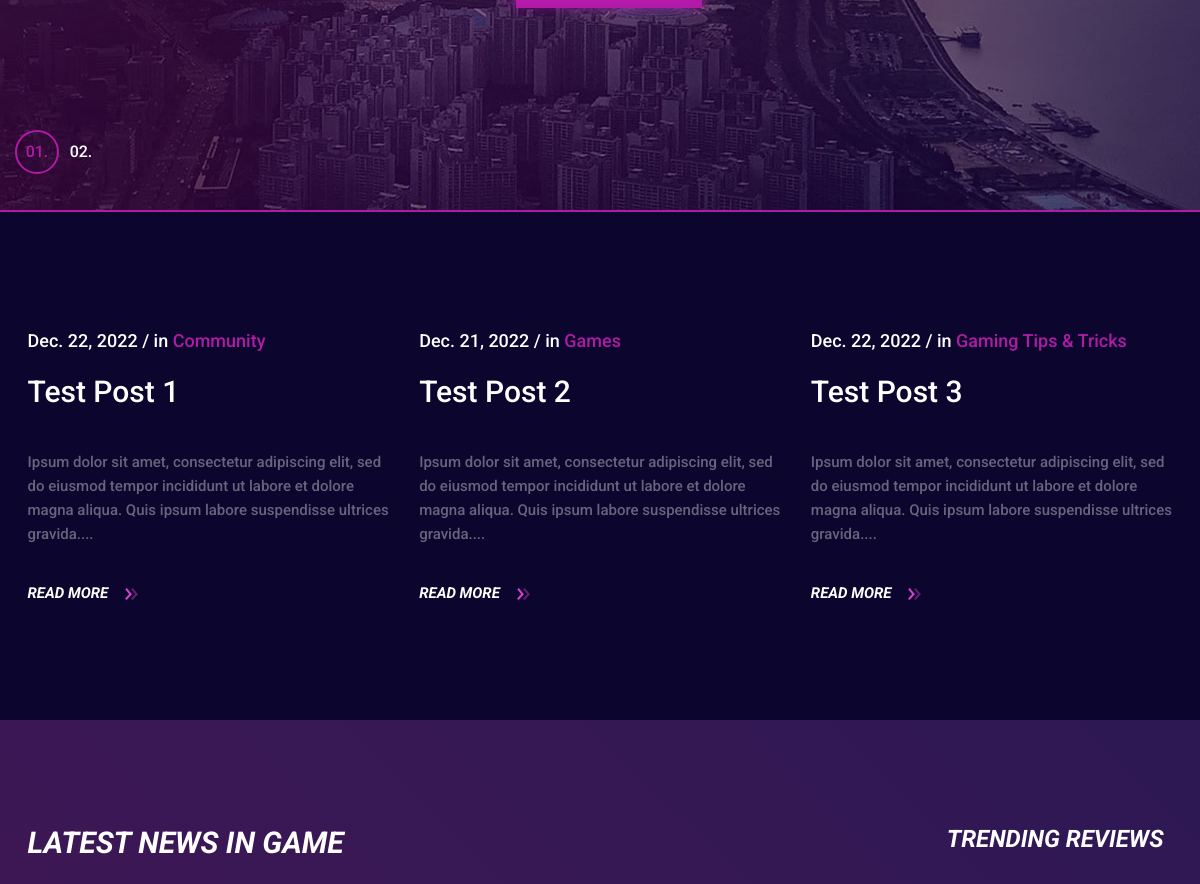
Before: / (middle part) with the older database file.
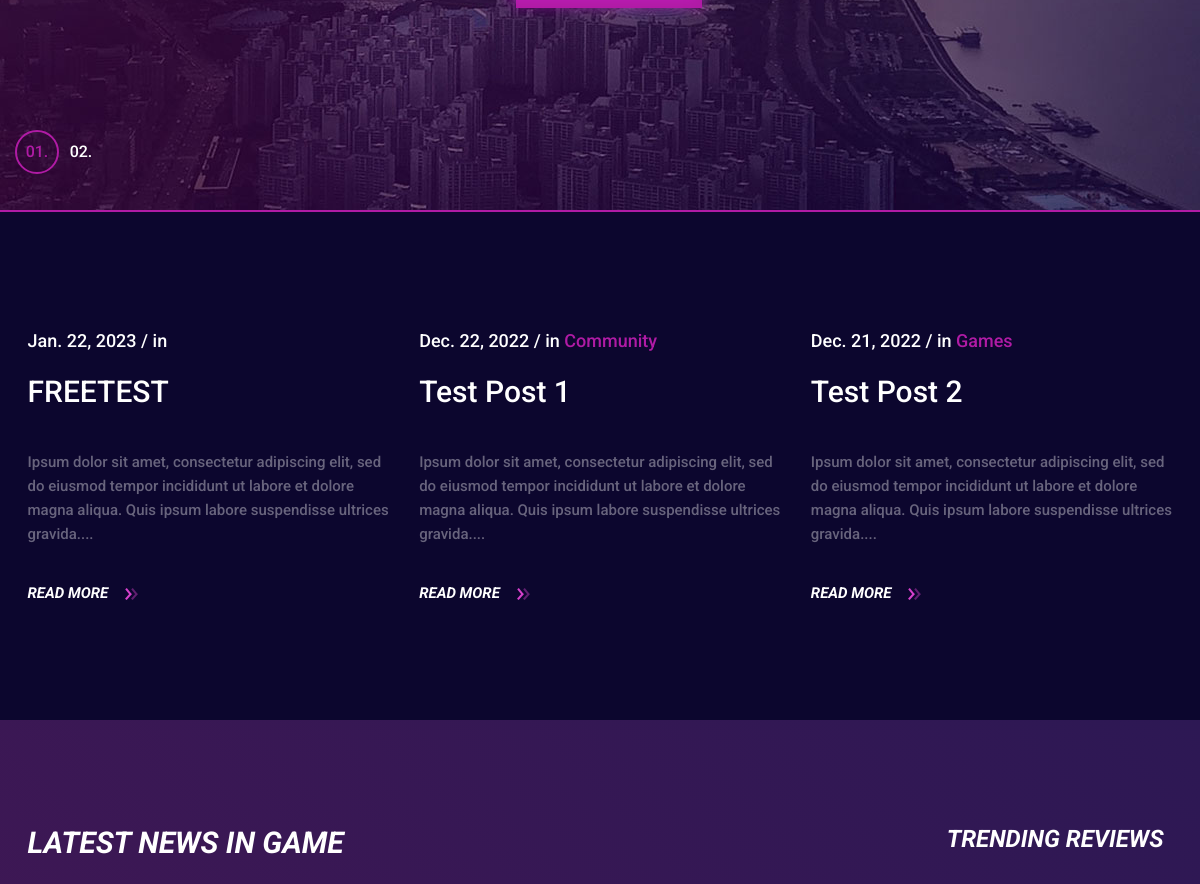
After: the same page with the newer database file.
### blog/models/posts.py (models this page shows, shortened)
class Post_written(models.Model):
    title = models.CharField(max_length=40, blank=False, verbose_name="Name of post")
    content = models.TextField(blank=False, verbose_name="Content of post", default="Ipsum dolor sit amet, consectetur adipiscing elit, sed do eiusmod tempor incididunt ut labore et dolore magna aliqua. Quis ipsum labore suspendisse ultrices gravida....")
    category = models.ManyToManyField(Category, blank=False)
    image = models.ImageField(blank=True)
    date = models.DateField(default=datetime.date.today)
    slug = models.SlugField(blank=True)
    all_posts = models.Manager()
    views = models.IntegerField(default=0, blank=False)
    author = models.ForeignKey(Profile,on_delete=models.CASCADE, verbose_name="Author", null=True)
    class Meta:
        verbose_name = "Post"
        verbose_name_plural = "Posts"
        ordering = ['title']

### blog/models/categories.py (models this page shows, shortened)
class Category(models.Model):
    name = models.CharField(max_length=40, blank=False, verbose_name="Name of category:")
    all_categories =models.Manager()
    class Meta:
        verbose_name = "Category"
        verbose_name_plural = "Categories"
        ordering = ['name']

### blog/views/home_page.py (the view)
# urls.py: path("", Index, name="Index"),
def Index(request):
    context = {
        "subcategory":SubCategory.all_subcategories.all(),
        "category":Category.all_categories.all(),
        "games":Game.all_list.all().order_by("-created")[0:3],
        "posts":Post_written.all_posts.all().order_by("views")[0:4],
        "head_posts":Post_written.all_posts.all().order_by("title")[0:3],
    }
    return render(request, "index/index.html", context)

### templates/index/index.html (shortened to what this page needs)
{% extends "base.html" %}
{% block content %}
    {% load static %}
<body>
	<section class="hero-section overflow-hidden">
		<div class="hero-slider owl-carousel">
			<div class="hero-item set-bg d-flex align-items-center justify-content-center text-center" data-setbg="{% static 'img/slider-bg-1.jpg'%}">
			</div>
		</div>
	</section>
	<section class="intro-section">
		<div class="container">
			<div class="row">
                {% for post in head_posts %}
				<div class="col-md-4">
					<div class="intro-text-box text-box text-white">
						<div class="top-meta">{{ post.date }}  /  in <a href="">{% for i in post.category.all %} <a href="">{{ i.name }} </a>{% endfor %}</a></div>
						<h3>{{ post.title }}</h3>
						<p>{{ post.content }}</p>
						<a href="post_single/{{ post.slug }}" class="read-more">Read More  <img src="{% static 'img/icons/double-arrow.png'%}" alt="#"/></a>
					</div>
				</div>
                {% endfor %}
			</div>
		</div>
	</section>
	<section class="blog-section spad">
		<div class="container">
			<div class="row">
				<div class="col-xl-9 col-lg-8 col-md-7">
					<div class="section-title text-white">
						<h2>Latest News in Game</h2>
					</div>
				</div>
				<div class="col-xl-3 col-lg-4 col-md-5 sidebar">
					<div id="stickySidebar">
						<div class="widget-item">
							<h4 class="widget-title">Trending reviews</h4>
						</div>
					</div>
				</div>
			</div>
		</div>
	</section>
</body>
{% endblock %}

Changed rows visible on the page:
no longer on this page (row unchanged): Post_written: date "Dec. 22, 2022", title "Test Post 3", content "Ipsum dolor sit amet, consectetur adipiscing elit, sed do eiusmod tempor incididunt ut labore et dolore magna aliqua. Quis ipsum labore suspendisse ultrices gravida...."
no longer on this page (row unchanged): Category: name "Gaming Tips & Tricks", shown under "Dec. 22, 2022"
added Post_written: date "Jan. 22, 2023", title "FREETEST", content "Ipsum dolor sit amet, consectetur adipiscing elit, sed do eiusmod tempor incididunt ut labore et dolore magna aliqua. Quis ipsum labore suspendisse ultrices gravida...."
